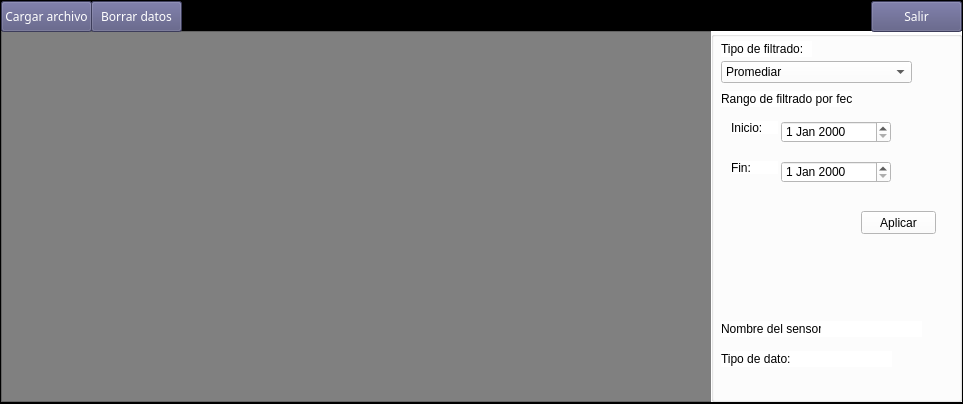
<?xml version="1.0" encoding="UTF-8"?>
<ui version="4.0">
 <class>MainWindow</class>
 <widget class="QMainWindow" name="MainWindow">
  <property name="geometry">
   <rect>
    <x>0</x>
    <y>0</y>
    <width>963</width>
    <height>404</height>
   </rect>
  </property>
  <property name="palette">
   <palette>
    <active>
     <colorrole role="Base">
      <brush brushstyle="SolidPattern">
       <color alpha="255">
        <red>255</red>
        <green>255</green>
        <blue>255</blue>
       </color>
      </brush>
     </colorrole>
     <colorrole role="Window">
      <brush brushstyle="SolidPattern">
       <color alpha="255">
        <red>0</red>
        <green>0</green>
        <blue>0</blue>
       </color>
      </brush>
     </colorrole>
    </active>
    <inactive>
     <colorrole role="Base">
      <brush brushstyle="SolidPattern">
       <color alpha="255">
        <red>255</red>
        <green>255</green>
        <blue>255</blue>
       </color>
      </brush>
     </colorrole>
     <colorrole role="Window">
      <brush brushstyle="SolidPattern">
       <color alpha="255">
        <red>0</red>
        <green>0</green>
        <blue>0</blue>
       </color>
      </brush>
     </colorrole>
    </inactive>
    <disabled>
     <colorrole role="Base">
      <brush brushstyle="SolidPattern">
       <color alpha="255">
        <red>0</red>
        <green>0</green>
        <blue>0</blue>
       </color>
      </brush>
     </colorrole>
     <colorrole role="Window">
      <brush brushstyle="SolidPattern">
       <color alpha="255">
        <red>0</red>
        <green>0</green>
        <blue>0</blue>
       </color>
      </brush>
     </colorrole>
    </disabled>
   </palette>
  </property>
  <property name="windowTitle">
   <string>DataCleanPy</string>
  </property>
  <property name="autoFillBackground">
   <bool>true</bool>
  </property>
  <property name="tabShape">
   <enum>QTabWidget::Rounded</enum>
  </property>
  <property name="unifiedTitleAndToolBarOnMac">
   <bool>false</bool>
  </property>
  <widget class="QWidget" name="centralwidget">
   <layout class="QVBoxLayout" name="verticalLayout_2">
    <property name="spacing">
     <number>0</number>
    </property>
    <property name="leftMargin">
     <number>0</number>
    </property>
    <property name="topMargin">
     <number>0</number>
    </property>
    <property name="rightMargin">
     <number>0</number>
    </property>
    <property name="bottomMargin">
     <number>0</number>
    </property>
    <item>
     <widget class="QFrame" name="frame">
      <property name="frameShape">
       <enum>QFrame::StyledPanel</enum>
      </property>
      <property name="frameShadow">
       <enum>QFrame::Raised</enum>
      </property>
      <layout class="QVBoxLayout" name="verticalLayout">
       <property name="spacing">
        <number>0</number>
       </property>
       <property name="leftMargin">
        <number>0</number>
       </property>
       <property name="topMargin">
        <number>0</number>
       </property>
       <property name="rightMargin">
        <number>0</number>
       </property>
       <property name="bottomMargin">
        <number>0</number>
       </property>
       <item>
        <widget class="QFrame" name="frame_2">
         <property name="styleSheet">
          <string notr="true">background-color: black
</string>
         </property>
         <property name="frameShape">
          <enum>QFrame::StyledPanel</enum>
         </property>
         <property name="frameShadow">
          <enum>QFrame::Raised</enum>
         </property>
         <widget class="QGraphicsView" name="grafica">
          <property name="geometry">
           <rect>
            <x>0</x>
            <y>30</y>
            <width>711</width>
            <height>371</height>
           </rect>
          </property>
          <property name="styleSheet">
           <string notr="true">background-color: gray
</string>
          </property>
         </widget>
         <widget class="QGroupBox" name="groupBox">
          <property name="geometry">
           <rect>
            <x>710</x>
            <y>30</y>
            <width>251</width>
            <height>371</height>
           </rect>
          </property>
          <property name="styleSheet">
           <string notr="true">background-color : rgb(255, 255, 255)</string>
          </property>
          <property name="title">
           <string/>
          </property>
          <widget class="QComboBox" name="comboBoxTipo">
           <property name="geometry">
            <rect>
             <x>10</x>
             <y>30</y>
             <width>191</width>
             <height>22</height>
            </rect>
           </property>
           <item>
            <property name="text">
             <string>Promediar</string>
            </property>
           </item>
           <item>
            <property name="text">
             <string>Filtro de Kalmann</string>
            </property>
           </item>
           <item>
            <property name="text">
             <string>Limpiar</string>
            </property>
           </item>
           <item>
            <property name="text">
             <string>Interpolación</string>
            </property>
           </item>
          </widget>
          <widget class="QLabel" name="label">
           <property name="geometry">
            <rect>
             <x>10</x>
             <y>60</y>
             <width>131</width>
             <height>16</height>
            </rect>
           </property>
           <property name="text">
            <string>Rango de filtrado por fecha:</string>
           </property>
          </widget>
          <widget class="QPushButton" name="Buttonaplicar">
           <property name="geometry">
            <rect>
             <x>150</x>
             <y>180</y>
             <width>75</width>
             <height>23</height>
            </rect>
           </property>
           <property name="text">
            <string>Aplicar</string>
           </property>
          </widget>
          <widget class="QLabel" name="label_2">
           <property name="geometry">
            <rect>
             <x>10</x>
             <y>10</y>
             <width>91</width>
             <height>16</height>
            </rect>
           </property>
           <property name="text">
            <string>Tipo de filtrado:</string>
           </property>
          </widget>
          <widget class="QDateEdit" name="InicialDate">
           <property name="geometry">
            <rect>
             <x>70</x>
             <y>90</y>
             <width>110</width>
             <height>22</height>
            </rect>
           </property>
          </widget>
          <widget class="QLabel" name="label_3">
           <property name="geometry">
            <rect>
             <x>20</x>
             <y>90</y>
             <width>47</width>
             <height>13</height>
            </rect>
           </property>
           <property name="text">
            <string>Inicio:</string>
           </property>
          </widget>
          <widget class="QLabel" name="label_4">
           <property name="geometry">
            <rect>
             <x>20</x>
             <y>130</y>
             <width>47</width>
             <height>13</height>
            </rect>
           </property>
           <property name="text">
            <string>Fin:</string>
           </property>
          </widget>
          <widget class="QDateEdit" name="FinalDate">
           <property name="geometry">
            <rect>
             <x>70</x>
             <y>130</y>
             <width>110</width>
             <height>22</height>
            </rect>
           </property>
          </widget>
          <widget class="QLabel" name="Label">
           <property name="geometry">
            <rect>
             <x>10</x>
             <y>290</y>
             <width>101</width>
             <height>16</height>
            </rect>
           </property>
           <property name="text">
            <string>Nombre del sensor: </string>
           </property>
          </widget>
          <widget class="QLabel" name="Label_2">
           <property name="geometry">
            <rect>
             <x>10</x>
             <y>320</y>
             <width>101</width>
             <height>16</height>
            </rect>
           </property>
           <property name="text">
            <string>Tipo de dato:</string>
           </property>
          </widget>
          <widget class="QLabel" name="labelNombreS">
           <property name="geometry">
            <rect>
             <x>120</x>
             <y>290</y>
             <width>91</width>
             <height>16</height>
            </rect>
           </property>
           <property name="text">
            <string/>
           </property>
          </widget>
          <widget class="QLabel" name="labelNombreS_2">
           <property name="geometry">
            <rect>
             <x>110</x>
             <y>290</y>
             <width>91</width>
             <height>16</height>
            </rect>
           </property>
           <property name="text">
            <string/>
           </property>
          </widget>
          <widget class="QLabel" name="labelTipoDato">
           <property name="geometry">
            <rect>
             <x>90</x>
             <y>320</y>
             <width>91</width>
             <height>16</height>
            </rect>
           </property>
           <property name="text">
            <string/>
           </property>
          </widget>
         </widget>
         <widget class="QPushButton" name="ButtonCargar">
          <property name="geometry">
           <rect>
            <x>0</x>
            <y>0</y>
            <width>91</width>
            <height>31</height>
           </rect>
          </property>
          <property name="palette">
           <palette>
            <active>
             <colorrole role="WindowText">
              <brush brushstyle="SolidPattern">
               <color alpha="255">
                <red>255</red>
                <green>255</green>
                <blue>255</blue>
               </color>
              </brush>
             </colorrole>
             <colorrole role="Button">
              <brush brushstyle="SolidPattern">
               <color alpha="255">
                <red>85</red>
                <green>85</green>
                <blue>127</blue>
               </color>
              </brush>
             </colorrole>
             <colorrole role="Text">
              <brush brushstyle="SolidPattern">
               <color alpha="255">
                <red>255</red>
                <green>255</green>
                <blue>255</blue>
               </color>
              </brush>
             </colorrole>
             <colorrole role="ButtonText">
              <brush brushstyle="SolidPattern">
               <color alpha="255">
                <red>255</red>
                <green>255</green>
                <blue>255</blue>
               </color>
              </brush>
             </colorrole>
             <colorrole role="Base">
              <brush brushstyle="SolidPattern">
               <color alpha="255">
                <red>85</red>
                <green>85</green>
                <blue>127</blue>
               </color>
              </brush>
             </colorrole>
             <colorrole role="Window">
              <brush brushstyle="SolidPattern">
               <color alpha="255">
                <red>85</red>
                <green>85</green>
                <blue>127</blue>
               </color>
              </brush>
             </colorrole>
            </active>
            <inactive>
             <colorrole role="WindowText">
              <brush brushstyle="SolidPattern">
               <color alpha="255">
                <red>255</red>
                <green>255</green>
                <blue>255</blue>
               </color>
              </brush>
             </colorrole>
             <colorrole role="Button">
              <brush brushstyle="SolidPattern">
               <color alpha="255">
                <red>85</red>
                <green>85</green>
                <blue>127</blue>
               </color>
              </brush>
             </colorrole>
             <colorrole role="Text">
              <brush brushstyle="SolidPattern">
               <color alpha="255">
                <red>255</red>
                <green>255</green>
                <blue>255</blue>
               </color>
              </brush>
             </colorrole>
             <colorrole role="ButtonText">
              <brush brushstyle="SolidPattern">
               <color alpha="255">
                <red>255</red>
                <green>255</green>
                <blue>255</blue>
               </color>
              </brush>
             </colorrole>
             <colorrole role="Base">
              <brush brushstyle="SolidPattern">
               <color alpha="255">
                <red>85</red>
                <green>85</green>
                <blue>127</blue>
               </color>
              </brush>
             </colorrole>
             <colorrole role="Window">
              <brush brushstyle="SolidPattern">
               <color alpha="255">
                <red>85</red>
                <green>85</green>
                <blue>127</blue>
               </color>
              </brush>
             </colorrole>
            </inactive>
            <disabled>
             <colorrole role="WindowText">
              <brush brushstyle="SolidPattern">
               <color alpha="255">
                <red>255</red>
                <green>255</green>
                <blue>255</blue>
               </color>
              </brush>
             </colorrole>
             <colorrole role="Button">
              <brush brushstyle="SolidPattern">
               <color alpha="255">
                <red>85</red>
                <green>85</green>
                <blue>127</blue>
               </color>
              </brush>
             </colorrole>
             <colorrole role="Text">
              <brush brushstyle="SolidPattern">
               <color alpha="255">
                <red>255</red>
                <green>255</green>
                <blue>255</blue>
               </color>
              </brush>
             </colorrole>
             <colorrole role="ButtonText">
              <brush brushstyle="SolidPattern">
               <color alpha="255">
                <red>255</red>
                <green>255</green>
                <blue>255</blue>
               </color>
              </brush>
             </colorrole>
             <colorrole role="Base">
              <brush brushstyle="SolidPattern">
               <color alpha="255">
                <red>85</red>
                <green>85</green>
                <blue>127</blue>
               </color>
              </brush>
             </colorrole>
             <colorrole role="Window">
              <brush brushstyle="SolidPattern">
               <color alpha="255">
                <red>85</red>
                <green>85</green>
                <blue>127</blue>
               </color>
              </brush>
             </colorrole>
            </disabled>
           </palette>
          </property>
          <property name="font">
           <font>
            <family>MS Shell Dlg 2  white</family>
            <pointsize>9</pointsize>
            <weight>9</weight>
            <italic>false</italic>
            <bold>false</bold>
           </font>
          </property>
          <property name="contextMenuPolicy">
           <enum>Qt::DefaultContextMenu</enum>
          </property>
          <property name="styleSheet">
           <string notr="true">background-color: rgb(85, 85, 127);
font: 75 9pt &quot;MS Shell Dlg 2 &quot; white;
color: white;
border-color: black;

</string>
          </property>
          <property name="text">
           <string>Cargar archivo</string>
          </property>
         </widget>
         <widget class="QPushButton" name="ButtonBorrar">
          <property name="geometry">
           <rect>
            <x>90</x>
            <y>0</y>
            <width>91</width>
            <height>31</height>
           </rect>
          </property>
          <property name="palette">
           <palette>
            <active>
             <colorrole role="WindowText">
              <brush brushstyle="SolidPattern">
               <color alpha="255">
                <red>255</red>
                <green>255</green>
                <blue>255</blue>
               </color>
              </brush>
             </colorrole>
             <colorrole role="Button">
              <brush brushstyle="SolidPattern">
               <color alpha="255">
                <red>85</red>
                <green>85</green>
                <blue>127</blue>
               </color>
              </brush>
             </colorrole>
             <colorrole role="Text">
              <brush brushstyle="SolidPattern">
               <color alpha="255">
                <red>255</red>
                <green>255</green>
                <blue>255</blue>
               </color>
              </brush>
             </colorrole>
             <colorrole role="ButtonText">
              <brush brushstyle="SolidPattern">
               <color alpha="255">
                <red>255</red>
                <green>255</green>
                <blue>255</blue>
               </color>
              </brush>
             </colorrole>
             <colorrole role="Base">
              <brush brushstyle="SolidPattern">
               <color alpha="255">
                <red>85</red>
                <green>85</green>
                <blue>127</blue>
               </color>
              </brush>
             </colorrole>
             <colorrole role="Window">
              <brush brushstyle="SolidPattern">
               <color alpha="255">
                <red>85</red>
                <green>85</green>
                <blue>127</blue>
               </color>
              </brush>
             </colorrole>
            </active>
            <inactive>
             <colorrole role="WindowText">
              <brush brushstyle="SolidPattern">
               <color alpha="255">
                <red>255</red>
                <green>255</green>
                <blue>255</blue>
               </color>
              </brush>
             </colorrole>
             <colorrole role="Button">
              <brush brushstyle="SolidPattern">
               <color alpha="255">
                <red>85</red>
                <green>85</green>
                <blue>127</blue>
               </color>
              </brush>
             </colorrole>
             <colorrole role="Text">
              <brush brushstyle="SolidPattern">
               <color alpha="255">
                <red>255</red>
                <green>255</green>
                <blue>255</blue>
               </color>
              </brush>
             </colorrole>
             <colorrole role="ButtonText">
              <brush brushstyle="SolidPattern">
               <color alpha="255">
                <red>255</red>
                <green>255</green>
                <blue>255</blue>
               </color>
              </brush>
             </colorrole>
             <colorrole role="Base">
              <brush brushstyle="SolidPattern">
               <color alpha="255">
                <red>85</red>
                <green>85</green>
                <blue>127</blue>
               </color>
              </brush>
             </colorrole>
             <colorrole role="Window">
              <brush brushstyle="SolidPattern">
               <color alpha="255">
                <red>85</red>
                <green>85</green>
                <blue>127</blue>
               </color>
              </brush>
             </colorrole>
            </inactive>
            <disabled>
             <colorrole role="WindowText">
              <brush brushstyle="SolidPattern">
               <color alpha="255">
                <red>255</red>
                <green>255</green>
                <blue>255</blue>
               </color>
              </brush>
             </colorrole>
             <colorrole role="Button">
              <brush brushstyle="SolidPattern">
               <color alpha="255">
                <red>85</red>
                <green>85</green>
                <blue>127</blue>
               </color>
              </brush>
             </colorrole>
             <colorrole role="Text">
              <brush brushstyle="SolidPattern">
               <color alpha="255">
                <red>255</red>
                <green>255</green>
                <blue>255</blue>
               </color>
              </brush>
             </colorrole>
             <colorrole role="ButtonText">
              <brush brushstyle="SolidPattern">
               <color alpha="255">
                <red>255</red>
                <green>255</green>
                <blue>255</blue>
               </color>
              </brush>
             </colorrole>
             <colorrole role="Base">
              <brush brushstyle="SolidPattern">
               <color alpha="255">
                <red>85</red>
                <green>85</green>
                <blue>127</blue>
               </color>
              </brush>
             </colorrole>
             <colorrole role="Window">
              <brush brushstyle="SolidPattern">
               <color alpha="255">
                <red>85</red>
                <green>85</green>
                <blue>127</blue>
               </color>
              </brush>
             </colorrole>
            </disabled>
           </palette>
          </property>
          <property name="font">
           <font>
            <family>MS Shell Dlg 2  white</family>
            <pointsize>9</pointsize>
            <weight>9</weight>
            <italic>false</italic>
            <bold>false</bold>
           </font>
          </property>
          <property name="contextMenuPolicy">
           <enum>Qt::DefaultContextMenu</enum>
          </property>
          <property name="styleSheet">
           <string notr="true">background-color: rgb(85, 85, 127);
font: 75 9pt &quot;MS Shell Dlg 2 &quot; white;
color: white;
border-color: black;

</string>
          </property>
          <property name="text">
           <string>Borrar datos</string>
          </property>
         </widget>
         <widget class="QPushButton" name="ButtonCargar_3">
          <property name="geometry">
           <rect>
            <x>870</x>
            <y>0</y>
            <width>91</width>
            <height>31</height>
           </rect>
          </property>
          <property name="palette">
           <palette>
            <active>
             <colorrole role="WindowText">
              <brush brushstyle="SolidPattern">
               <color alpha="255">
                <red>255</red>
                <green>255</green>
                <blue>255</blue>
               </color>
              </brush>
             </colorrole>
             <colorrole role="Button">
              <brush brushstyle="SolidPattern">
               <color alpha="255">
                <red>85</red>
                <green>85</green>
                <blue>127</blue>
               </color>
              </brush>
             </colorrole>
             <colorrole role="Text">
              <brush brushstyle="SolidPattern">
               <color alpha="255">
                <red>255</red>
                <green>255</green>
                <blue>255</blue>
               </color>
              </brush>
             </colorrole>
             <colorrole role="ButtonText">
              <brush brushstyle="SolidPattern">
               <color alpha="255">
                <red>255</red>
                <green>255</green>
                <blue>255</blue>
               </color>
              </brush>
             </colorrole>
             <colorrole role="Base">
              <brush brushstyle="SolidPattern">
               <color alpha="255">
                <red>85</red>
                <green>85</green>
                <blue>127</blue>
               </color>
              </brush>
             </colorrole>
             <colorrole role="Window">
              <brush brushstyle="SolidPattern">
               <color alpha="255">
                <red>85</red>
                <green>85</green>
                <blue>127</blue>
               </color>
              </brush>
             </colorrole>
            </active>
            <inactive>
             <colorrole role="WindowText">
              <brush brushstyle="SolidPattern">
               <color alpha="255">
                <red>255</red>
                <green>255</green>
                <blue>255</blue>
               </color>
              </brush>
             </colorrole>
             <colorrole role="Button">
              <brush brushstyle="SolidPattern">
               <color alpha="255">
                <red>85</red>
                <green>85</green>
                <blue>127</blue>
               </color>
              </brush>
             </colorrole>
             <colorrole role="Text">
              <brush brushstyle="SolidPattern">
               <color alpha="255">
                <red>255</red>
                <green>255</green>
                <blue>255</blue>
               </color>
              </brush>
             </colorrole>
             <colorrole role="ButtonText">
              <brush brushstyle="SolidPattern">
               <color alpha="255">
                <red>255</red>
                <green>255</green>
                <blue>255</blue>
               </color>
              </brush>
             </colorrole>
             <colorrole role="Base">
              <brush brushstyle="SolidPattern">
               <color alpha="255">
                <red>85</red>
                <green>85</green>
                <blue>127</blue>
               </color>
              </brush>
             </colorrole>
             <colorrole role="Window">
              <brush brushstyle="SolidPattern">
               <color alpha="255">
                <red>85</red>
                <green>85</green>
                <blue>127</blue>
               </color>
              </brush>
             </colorrole>
            </inactive>
            <disabled>
             <colorrole role="WindowText">
              <brush brushstyle="SolidPattern">
               <color alpha="255">
                <red>255</red>
                <green>255</green>
                <blue>255</blue>
               </color>
              </brush>
             </colorrole>
             <colorrole role="Button">
              <brush brushstyle="SolidPattern">
               <color alpha="255">
                <red>85</red>
                <green>85</green>
                <blue>127</blue>
               </color>
              </brush>
             </colorrole>
             <colorrole role="Text">
              <brush brushstyle="SolidPattern">
               <color alpha="255">
                <red>255</red>
                <green>255</green>
                <blue>255</blue>
               </color>
              </brush>
             </colorrole>
             <colorrole role="ButtonText">
              <brush brushstyle="SolidPattern">
               <color alpha="255">
                <red>255</red>
                <green>255</green>
                <blue>255</blue>
               </color>
              </brush>
             </colorrole>
             <colorrole role="Base">
              <brush brushstyle="SolidPattern">
               <color alpha="255">
                <red>85</red>
                <green>85</green>
                <blue>127</blue>
               </color>
              </brush>
             </colorrole>
             <colorrole role="Window">
              <brush brushstyle="SolidPattern">
               <color alpha="255">
                <red>85</red>
                <green>85</green>
                <blue>127</blue>
               </color>
              </brush>
             </colorrole>
            </disabled>
           </palette>
          </property>
          <property name="font">
           <font>
            <family>MS Shell Dlg 2  white</family>
            <pointsize>9</pointsize>
            <weight>9</weight>
            <italic>false</italic>
            <bold>false</bold>
           </font>
          </property>
          <property name="contextMenuPolicy">
           <enum>Qt::DefaultContextMenu</enum>
          </property>
          <property name="styleSheet">
           <string notr="true">background-color: rgb(85, 85, 127);
font: 75 9pt &quot;MS Shell Dlg 2 &quot; white;
color: white;
border-color: black;

</string>
          </property>
          <property name="text">
           <string>Salir</string>
          </property>
         </widget>
        </widget>
       </item>
      </layout>
     </widget>
    </item>
   </layout>
  </widget>
  <action name="actionAbrir_archivo">
   <property name="text">
    <string>Abrir archivo</string>
   </property>
   <property name="iconText">
    <string>Abrir archivo</string>
   </property>
   <property name="iconVisibleInMenu">
    <bool>true</bool>
   </property>
   <property name="priority">
    <enum>QAction::HighPriority</enum>
   </property>
  </action>
  <action name="actionGuardar_resultados">
   <property name="text">
    <string>Descargar archivo</string>
   </property>
  </action>
  <action name="actionTXT">
   <property name="text">
    <string>TXT</string>
   </property>
  </action>
  <action name="actionCSV">
   <property name="text">
    <string>CSV</string>
   </property>
  </action>
  <action name="actionThingsboard">
   <property name="text">
    <string>Thingsboard</string>
   </property>
  </action>
  <action name="actionBorra_todo">
   <property name="text">
    <string>Eliminar cambios</string>
   </property>
  </action>
 </widget>
 <resources/>
 <connections/>
</ui>
